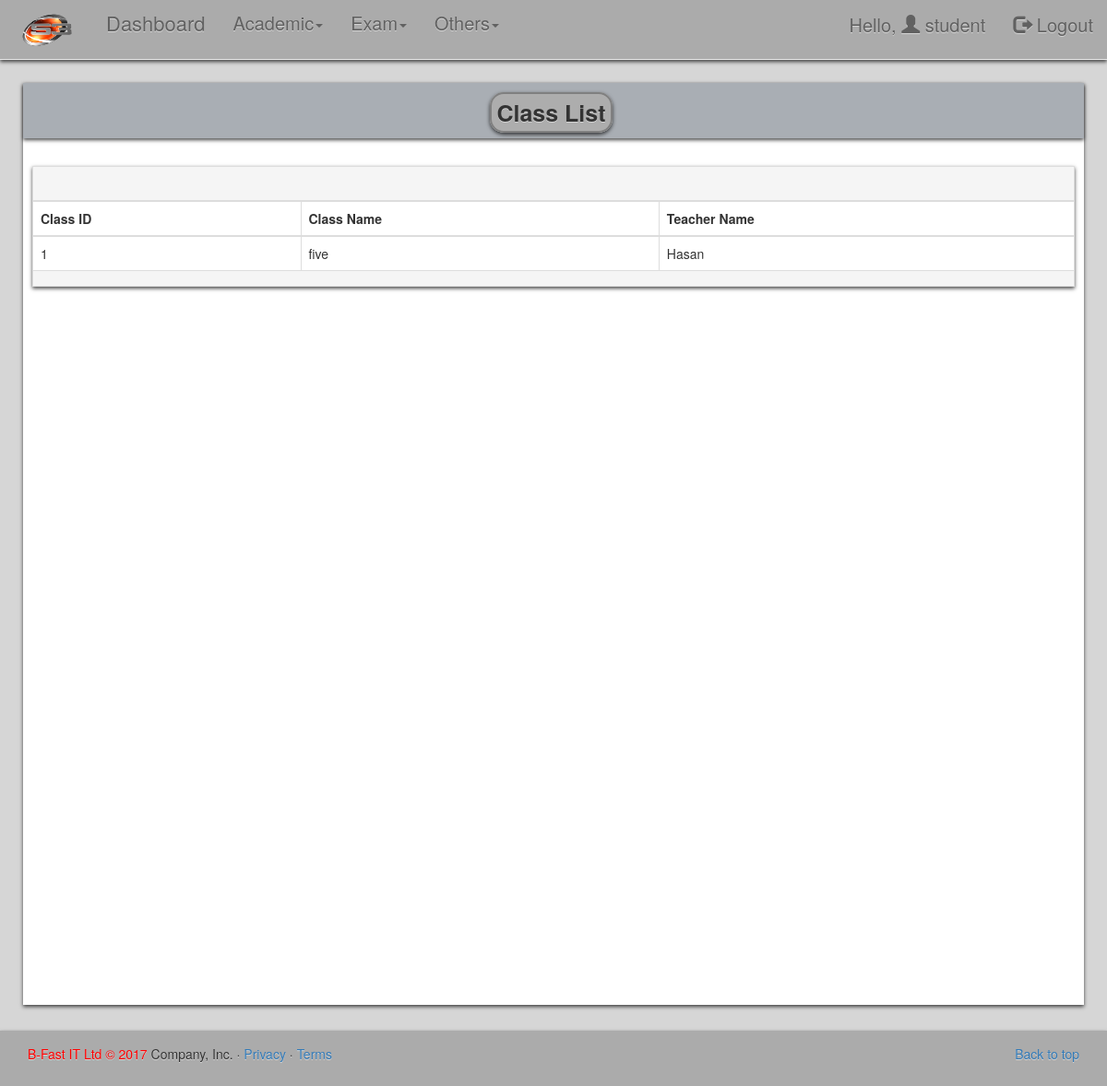
The app's page /home.php?item=27 (signed in) with its own data.
### tables this page shows
CREATE TABLE `sayclass` (
  `id` int(11) NOT NULL,
  `class_name` varchar(100) DEFAULT NULL,
  `tbl_teacher_teacher_id` int(11) DEFAULT NULL
);

CREATE TABLE `saytbl_teacher` (
  `teacher_id` int(11) NOT NULL,
  `teacher_name` varchar(100) DEFAULT NULL,
  `photo` varchar(100) DEFAULT NULL,
  `email` varchar(100) DEFAULT NULL,
  `gender` varchar(10) DEFAULT NULL,
  `c_group_id` int(11) DEFAULT NULL,
  `teacher_code` varchar(20) DEFAULT NULL,
  `mobile` varchar(20) DEFAULT NULL,
  `apply_time` date DEFAULT NULL
);

### sinclude/class/view_class.php (the view, shortened to what this page needs)
<h2 class='styl boxshadow'><span class='style boxshadow'> Class List</span></h2>
  <div style='margin:10px' class='boxshadow'><table class='table table-bordered table table-hover'>
 <thead><tr><td colspan='4' style='background-color:#F5F5F5'>&nbsp;</td></tr>
  <tr><th>Class ID</th><th>Class Name</th><th>Teacher Name</th></tr></thead>
 <?php
   $class_table=$db->query("select c.id,c.class_name,t.teacher_name from sayclass as c,saytbl_teacher as t where t.teacher_id=c.tbl_teacher_teacher_id");
  while(list($class_id,$class,$teacher)=$class_table->fetch_row()):?>
 <tbody>
	<tr>
	<td><?php echo $class_id;?></td>
	<td><?php echo $class;?></td>
	<td><?php echo $teacher;?></td>
	 </tr>
 <?php endwhile ?>
 <tr>
 	<td colspan='4'  style='background-color:#F5F5F5'></td>
 </tr>
 </tbody>
 </table>
 </div>

### css/style.css (style rules this page uses)
.style { background-color: #adadad; border: 2px solid gray; border-radius: 15px; box-shadow: 0 0 1px 2px lightgray; font-size: 25px; font-weight: bold; min-height: 15px; min-line-height: 25px; margin-right: 5px; padding: 2px 5px; text-align: center; width: 15px; }
.styl { text-align:center; background-color:#A9AEB4; margin-top:0px; padding:13px; min-height:15px; margin-bottom: 30px; }
.boxshadow { -webkit-box-shadow: 1px 1px 4px 0px rgba(0,0,0,0.71); -moz-box-shadow: 1px 1px 4px 0px rgba(0,0,0,0.71); box-shadow: 0px 2px 4px 0px rgba(0,0,0,0.71); -moz-linear-gradient(center bottom , #a3a8af, #cfd2d7) repeat scroll 0 0;text-shadow: 0 1px 0 rgba(255, 255, 255, 0.5); }
body { background-color:#D6D6D6; -moz-linear-gradient(center bottom , #a3a8af, #cfd2d7) repeat scroll 0 0; text-shadow: 0 1px 0 rgba(255, 255, 255, 0.5); margin-top:80px }

### css/custom.css (style rules this page uses)
body { padding-bottom: 40px; color: #5a5a5a; }

### records on screen
sayclass: id "1", class_name "five", saytbl_teacher.teacher_name "Hasan"

### other values on screen
$_SESSION["s_username"] "student"
Date("Y") "2017"
